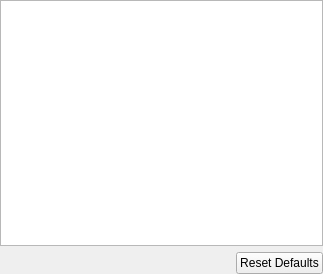
<?xml version="1.0" encoding="UTF-8"?>
<ui version="4.0">
 <class>ShortcutOptionsWidgetClass</class>
 <widget class="QWidget" name="ShortcutOptionsWidgetClass">
  <property name="geometry">
   <rect>
    <x>0</x>
    <y>0</y>
    <width>323</width>
    <height>274</height>
   </rect>
  </property>
  <layout class="QVBoxLayout" name="verticalLayout">
   <property name="margin">
    <number>0</number>
   </property>
   <item>
    <widget class="QTreeView" name="trvShortcuts">
     <property name="alternatingRowColors">
      <bool>true</bool>
     </property>
     <property name="indentation">
      <number>10</number>
     </property>
     <property name="uniformRowHeights">
      <bool>true</bool>
     </property>
     <property name="sortingEnabled">
      <bool>true</bool>
     </property>
     <attribute name="headerStretchLastSection">
      <bool>false</bool>
     </attribute>
     <attribute name="headerStretchLastSection">
      <bool>false</bool>
     </attribute>
    </widget>
   </item>
   <item>
    <layout class="QHBoxLayout" name="horizontalLayout">
     <item>
      <spacer name="horizontalSpacer">
       <property name="orientation">
        <enum>Qt::Horizontal</enum>
       </property>
       <property name="sizeHint" stdset="0">
        <size>
         <width>40</width>
         <height>20</height>
        </size>
       </property>
      </spacer>
     </item>
     <item>
      <widget class="QPushButton" name="pbtResetToDefaults">
       <property name="text">
        <string>Reset Defaults</string>
       </property>
      </widget>
     </item>
    </layout>
   </item>
  </layout>
 </widget>
 <layoutdefault spacing="6" margin="11"/>
 <resources/>
 <connections/>
</ui>
